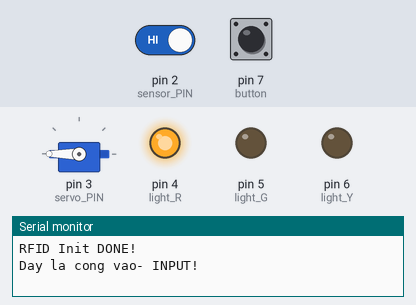
Bench run of a sketch on a simulated Arduino Uno, built with avr-gcc and run on an emulated ATmega328P. Shown: servo, output pins drawn as LEDs (lit = HIGH), the last lines printed to the serial monitor. The test bench sets the inputs (shaded band); at power-on: pin 7 (button) LOW, pin 2 (sensor_PIN) HIGH. Pins used as bus, display or sensor lines are not drawn.

Above: at 1.2 s.
1.3 s: pin 7 (button) pulled HIGH for 0.15 s
At 2.0 s:
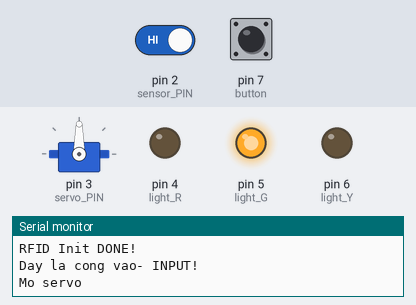
2.9 s: pin 7 (button) pulled HIGH for 1 s
At 4.3 s:
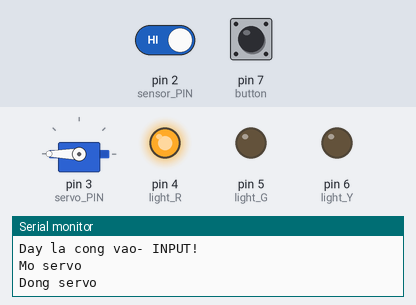
9.9 s: pin 7 (button) pulled HIGH for 3.2 s
At 11.4 s:
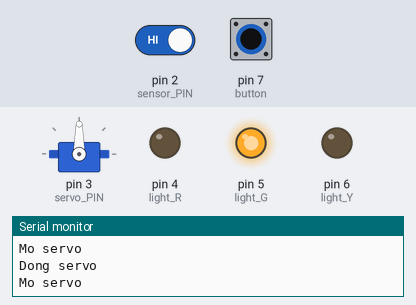
Timing chart, 0 to 12.9 s (numbered marks = the images above; inputs shaded):
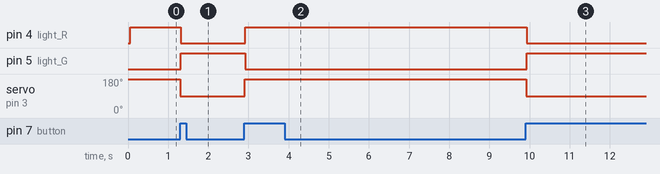

The sketch:

ARDUINO_IN.ino
```cpp
/* ------------------------------------ *
 *                          Arduino     *
 *                          Uno/101     *
 *             Pin            Pin       *
 * ------------------------------------ *
 *             RST          9           *
 *             SDA(SS)      10          *
 *  MFRC522    MOSI         11 / ICSP-4 *
 *             MISO         12 / ICSP-1 *
 *             SCK          13 / ICSP-3 *
 */

// Thư viện
#include <Wire.h> // dùng để giao tiếp i2c

#include <Servo.h>

#include <SPI.h>
#include <MFRC522.h> // MFRC522 by githubCommunity 1.4.11


/*********** CHÂN CẮM ***********/
#define sensor_PIN 2 // Chân của cảm biến

#define servo_PIN 3 // Chân của servo

#define light_R 4 // Các chân của đèn giao thông
#define light_Y 6
#define light_G 5

#define RFID_RST_PIN 9
#define RFID_SS_PIN 10
/*______________________________*/


/*********** KHAI BÁO ĐỐI TƯỢNG ***********/
MFRC522 mfrc522(RFID_SS_PIN, RFID_RST_PIN); // RFID

Servo myservo; // Servor

const int button = 7;  // chân kết nối nút nhấn
/*______________________________*/


/*********** KHAI BÁO BIẾN ***********/
#define SLAVE_ADDRESS 8 // Địa chỉ của thiết bị này

String card_UID = "";   // Lưu UID của thẻ

bool flag;
bool sensor_preState;
bool sensor_State;      // Trạng thái của cảm biến: (0)-có vật thể , (1)-không có vật thể

int servo_Open = 90;    // Góc để servo quay khi mở
int servo_Close = 180;  // Góc để servo quay khi đóng

int buttonState = 0;       // biến lưu trạng thái hiện tại của nút nhấn
int lastButtonState = 0;   // biến lưu trạng thái trước đó của nút nhấn
bool isServoOpen = servo_Close;  // biến lưu trạng thái mở/đóng của servo

String message = "";    // Tin nhắn nhận được từ ESP
/*______________________________*/


/*********************************** MAIN ***********************************/
void setup() {
  Serial.begin(9600);

  SPI.begin();
  mfrc522.PCD_Init();
  Serial.println("RFID Init DONE!");
  Serial.println("Day la cong vao- INPUT!");

  pinMode(light_R, OUTPUT);
  pinMode(light_Y, OUTPUT);
  pinMode(light_G, OUTPUT);

  pinMode(sensor_PIN, INPUT);

  pinMode(button, INPUT);

  myservo.attach(servo_PIN);
  myservo.write( servo_Close);

  isServoOpen = false; // Cập nhật trạng thái ban đầu của servo
  lastButtonState = digitalRead(button); // Khởi tạo trạng thái nút nhấn

  Wire.begin(SLAVE_ADDRESS);    // Khởi tạo thiết bị này có địa chỉ 8
  Wire.onReceive(receiveEvent); // Đăng ký hàm nhận dữ liệu
  Wire.onRequest(sendDataToESP); // Đăng ký hàm gửi dữ liệu
}


void loop() {
  controlServo();
  sensorControl();
  lightControl();
  readCard();
}
/*____________________________________________________________________________________________*/


/*********************************** ĐIỀU KHIỂN LINH KIỆN ***********************************/
void readCard(){
  // Reset the loop if no new card present on the sensor/reader. This saves the entire process when idle.
	if ( ! mfrc522.PICC_IsNewCardPresent()) {   // kiểm tra xem có thẻ mới được đọc hay không
		return;
	}

	// Select one of the cards
	if ( ! mfrc522.PICC_ReadCardSerial()) {   // đọc dữ liệu sau khi phát hiện thẻ
		return;
	}
  card_UID= "";
  // Đọc qua từng byte trong chuỗi uid của thẻ
  for (byte i = 0; i < mfrc522.uid.size; i++) {   // duyệt qua từng byte trong dãy byte của thẻ
    card_UID += (mfrc522.uid.uidByte[i] < 0x10 ? " 0" : " ");
    card_UID += String(mfrc522.uid.uidByte[i], HEX);          // dịch byte đọc được sang mã HEX và gán vào biến
    card_UID.toUpperCase();
    card_UID.trim();    // loại bỏ kí tự khoảng trắng ở đầu và cuối
  }
  Serial.println("UID: " + card_UID);

  mfrc522.PICC_HaltA();       // dừng giao tiếp với thẻ.
  mfrc522.PCD_StopCrypto1();  // dừng quá trình mã hóa.
}

/*____________________________________________________________________________________________*/


/*********************************** GIAO TIẾP ESP ***********************************/
// Gửi dữ liệu đến ESP
String msg = "";
void sendDataToESP() {
  if (msg != ""){
    Wire.write(msg.c_str());  // chuyển đổi chuỗi kí tự thành một mảng byte
    Wire.write("\n");
    msg= "";
  }
    String a = card_UID;
    Wire.write(a.c_str());  // chuyển đổi chuỗi kí tự thành một mảng byte
    Wire.write("\n");
    card_UID= "";
}

// Nhận dữ liệu từ ESP
void receiveEvent() {
    message = "";
    Serial.print("Du lieu nhan duoc tu ESP: ");
    while (0 <Wire.available()) {   // kiểm tra dữ liệu có sẵn hay không
      char c = Wire.read();
      message += c;
    }
    Serial.println(message);

    if( message == "OpenIn") {
      myservo.write(servo_Open);
      isServoOpen = !isServoOpen;
      flag= 1;
    }
    else if( message == "CloseIn") {
      myservo.write(servo_Close);
      flag= 0;
    }
}

void lightControl(){
  if( flag == 0) {
    digitalWrite(light_R, HIGH);
    digitalWrite(light_Y, LOW);
    digitalWrite(light_G, LOW);
  }
  else if( flag== 1 ) {
    digitalWrite(light_R, LOW);
    digitalWrite(light_Y, LOW);
    digitalWrite(light_G, HIGH);
  }
}

void sensorControl(){
  sensor_State = digitalRead(sensor_PIN);
  if(sensor_State == 0) {
    if (isServoOpen) {
      Serial.println("Phuong tien da di qua - Dong servo");
      myservo.write(servo_Close);
      msg = "save";
      flag= 0;
      isServoOpen = false; // cập nhật trạng thái servo
    }
  }
}

void controlServo() {
  //đọc tín hiệu button
  buttonState = digitalRead( button);

  // kiểm tra nếu nút được nhấn
  if (buttonState != lastButtonState) {
    // nếu trạng thái nút đã thay đổi và nút đang được nhấn
    if (buttonState == HIGH) {
      // thay đổi trạng thái của servo
      if (isServoOpen) {
        myservo.write(servo_Close);
        Serial.println("Dong servo");
        flag= 0;
        msg = "clear";
      } else {
        myservo.write(servo_Open);
        Serial.println("Mo servo");
        flag= 1;
      }
      // đảo ngược trạng thái servo
      isServoOpen = !isServoOpen;
    }
    // delay nhỏ để chống dội nút
    delay(10);
  }

  // lưu trạng thái nút nhấn để kiểm tra lần lặp sau
  lastButtonState = buttonState;
}

// void controlServo() {
//   //đọc tín hiệu button
//   int button1 = digitalRead(8);
//   int button2 = digitalRead(7);

//   if( button1== LOW) {
//     myservo.write(servo_Open);
//     flag= 1;
//     Serial.println( "Mo cong vao thu cong");
//   }
//   if( button2== LOW) {
//     myservo.write(servo_Close);
//     flag= 0;
//     Serial.println( "Dong cong vao thu cong");
//   }
// }
/*____________________________________________________________________________________________*/
```

Measured:
- after the input at 1.3 s, pin 4 (light_R): HIGH → LOW at once; pin 5 (light_G): LOW → HIGH at once; servo on pin 3 (servo_PIN): 180° → 90° at once
- after the input at 2.9 s, pin 4 (light_R): LOW → HIGH at once; pin 5 (light_G): HIGH → LOW at once; servo on pin 3 (servo_PIN): 90° → 180° at once
- after the input at 9.9 s, pin 4 (light_R): HIGH → LOW at once; pin 5 (light_G): LOW → HIGH at once; servo on pin 3 (servo_PIN): 180° → 90° at once
